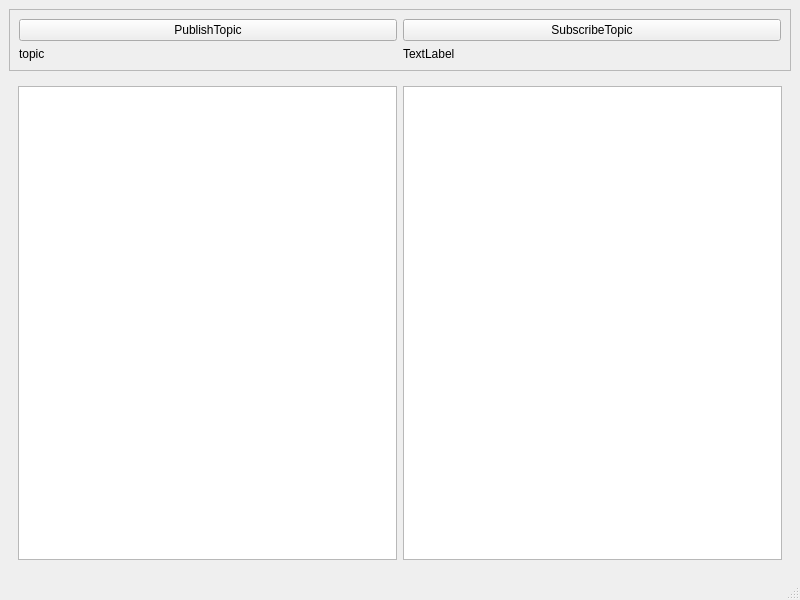
<?xml version="1.0" encoding="UTF-8"?>
<ui version="4.0">
 <class>MainWindow</class>
 <widget class="QMainWindow" name="MainWindow">
  <property name="geometry">
   <rect>
    <x>0</x>
    <y>0</y>
    <width>800</width>
    <height>600</height>
   </rect>
  </property>
  <property name="windowTitle">
   <string>MainWindow</string>
  </property>
  <widget class="QWidget" name="centralwidget">
   <layout class="QGridLayout" name="gridLayout">
    <item row="0" column="0">
     <widget class="QFrame" name="frame">
      <property name="frameShape">
       <enum>QFrame::StyledPanel</enum>
      </property>
      <property name="frameShadow">
       <enum>QFrame::Raised</enum>
      </property>
      <layout class="QGridLayout" name="gridLayout_2">
       <item row="0" column="0">
        <widget class="QPushButton" name="publisherBtn">
         <property name="text">
          <string>PublishTopic</string>
         </property>
        </widget>
       </item>
       <item row="0" column="1">
        <widget class="QPushButton" name="subscriberBtn">
         <property name="text">
          <string>SubscribeTopic</string>
         </property>
        </widget>
       </item>
       <item row="1" column="0">
        <widget class="QLabel" name="publishLabel">
         <property name="text">
          <string>topic</string>
         </property>
        </widget>
       </item>
       <item row="1" column="1">
        <widget class="QLabel" name="subscribeLabel">
         <property name="text">
          <string>TextLabel</string>
         </property>
        </widget>
       </item>
      </layout>
     </widget>
    </item>
    <item row="1" column="0">
     <widget class="QWidget" name="widget" native="true">
      <layout class="QHBoxLayout" name="horizontalLayout">
       <item>
        <widget class="QListView" name="listView"/>
       </item>
       <item>
        <widget class="QListView" name="listView_2"/>
       </item>
      </layout>
     </widget>
    </item>
   </layout>
  </widget>
  <widget class="QMenuBar" name="menubar">
   <property name="geometry">
    <rect>
     <x>0</x>
     <y>0</y>
     <width>800</width>
     <height>22</height>
    </rect>
   </property>
  </widget>
  <widget class="QStatusBar" name="statusbar"/>
 </widget>
 <resources/>
 <connections/>
</ui>
